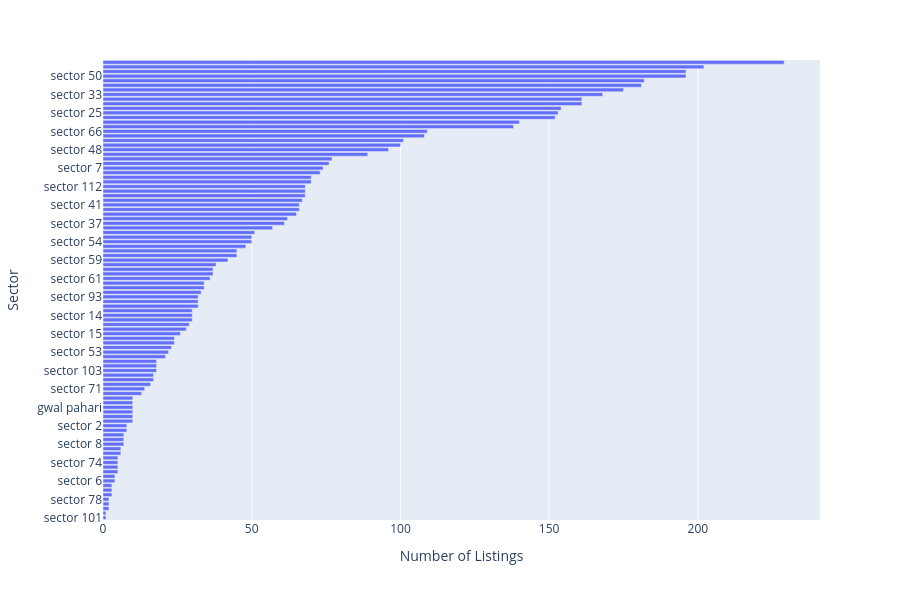

The notebook cell saved with this chart:
### Code cell
fig_supply = px.bar(
    sector_supply_df,
    x="listing_count",
    y="sector",
    orientation="h",
    labels={
        "listing_count": "Number of Listings",
        "sector": "Sector"
    }
)

fig_supply.update_layout(
    height=600,
    yaxis={"categoryorder": "total ascending"}
)

### Figure 1 — Plotly figure (JSON) as saved in the notebook; plotly's stock layout.template omitted (floating-point values rounded to 4 significant figures)
{"data": [{"alignmentgroup": "True", "hovertemplate": "Number of Listings=%{x}<br>Sector=%{y}<extra></extra>", "legendgroup": "", "marker": {"color": "#636efa", "pattern": {"shape": ""}}, "name": "", "offsetgroup": "", "orientation": "h", "showlegend": false, "textposition": "auto", "type": "bar", "x": [229, 202, 196, 196, 182, 181, 175, 168, 161, 161, 154, 153, 152, 140, 138, 109, 108, 101, 100, 96, 89, 77, 76, 74, 73, 70, 70, 68, 68, 68, 67, 66, 66, 65, 62, 61, 57, 51, 50, 50, 48, 45, 45, 42, 38, 37, 37, 36, 34, 34, 33, 32, 32, 32, 30, 30, 30, 29, 28, 26, 24, 24, 23, 22, 21, 18, 18, 18, 17, 17, 16, 14, 13, 10, 10, 10, 10, 10, 10, 8, 8, 7, 7, 7, 6, 6, 5, 5, 5, 5, 4, 4, 3, 3, 3, 2, 2, 2, 1, 1], "xaxis": "x", "y": ["sector 43", "sector 26", "sector 50", "sector 1", "sector 67", "sector 102", "sector 65", "sector 33", "sector 57", "sector 81", "sector 104", "sector 25", "sector 89", "sector 109", "sector 49", "sector 66", "sector 82", "sector 70", "sector 28", "sector 48", "sector 92", "sector 108", "sector 106", "sector 7", "sector 84", "sector 86", "sector 45", "sector 47", "sector 69", "sector 112", "sector 110", "sector 63", "sector 41", "sector 23", "sector 4", "sector 37", "sector 24", "sector 72", "sector 54", "sector 105", "sector 99", "sector 83", "sector 46", "sector 59", "sector 68", "sector 85", "sector 79", "sector 61", "sector 56", "sector 55", "sector 51", "sector 90", "sector 62", "sector 93", "sector 3", "sector 14", "sector 9", "sector 77", "sector 52", "sector 15", "sector 60", "sector 113", "sector 40", "sector 53", "sector 5", "sector 103", "sector 91", "sector 10", "sector 111", "sector 31", "sector 95", "sector 71", "sector 107", "sector 11", "sector 39", "sector 58", "gwal pahari", "sector 17", "sector 22", "sector 36", "sector 2", "sector 8", "sector 27", "sector 12", "sector 88", "bhondsi", "sector 21", "sector 30", "sector 74", "sector 38", "sector 6", "sector 76", "sector 35", "sector 73", "sector 42", "sector 80", "sector 13", "sector 78", "sector 101", "sector 44"], "yaxis": "y"}], "layout": {"barmode": "relative", "height": 600, "legend": {"tracegroupgap": 0}, "margin": {"t": 60}, "xaxis": {"anchor": "y", "domain": [0, 1], "title": {"text": "Number of Listings"}}, "yaxis": {"anchor": "x", "categoryorder": "total ascending", "domain": [0, 1], "title": {"text": "Sector"}}}}
